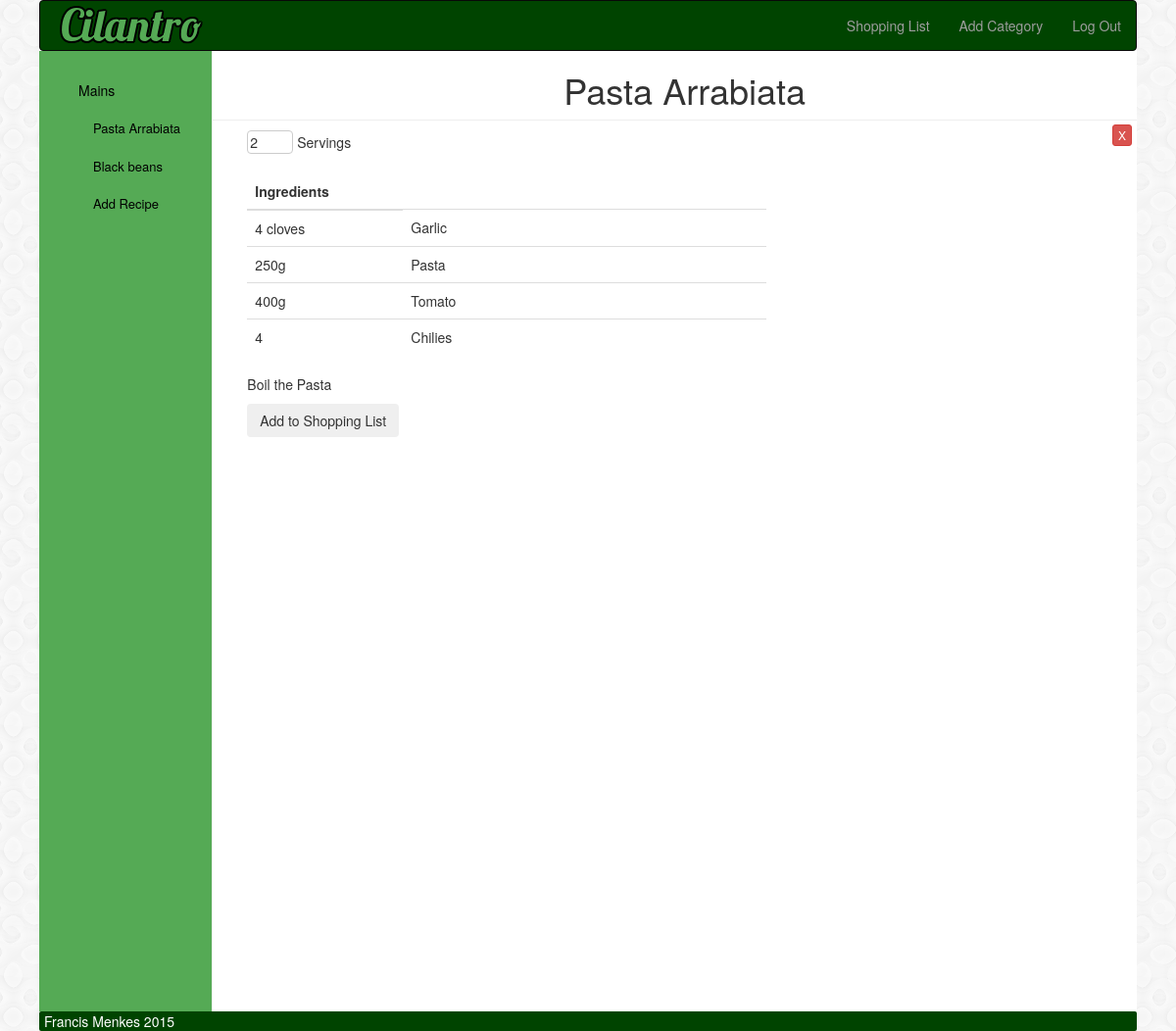
The app's page /cilantro/CilantroAdmin/mains/pasta-arrabiata/ (signed in), older data.
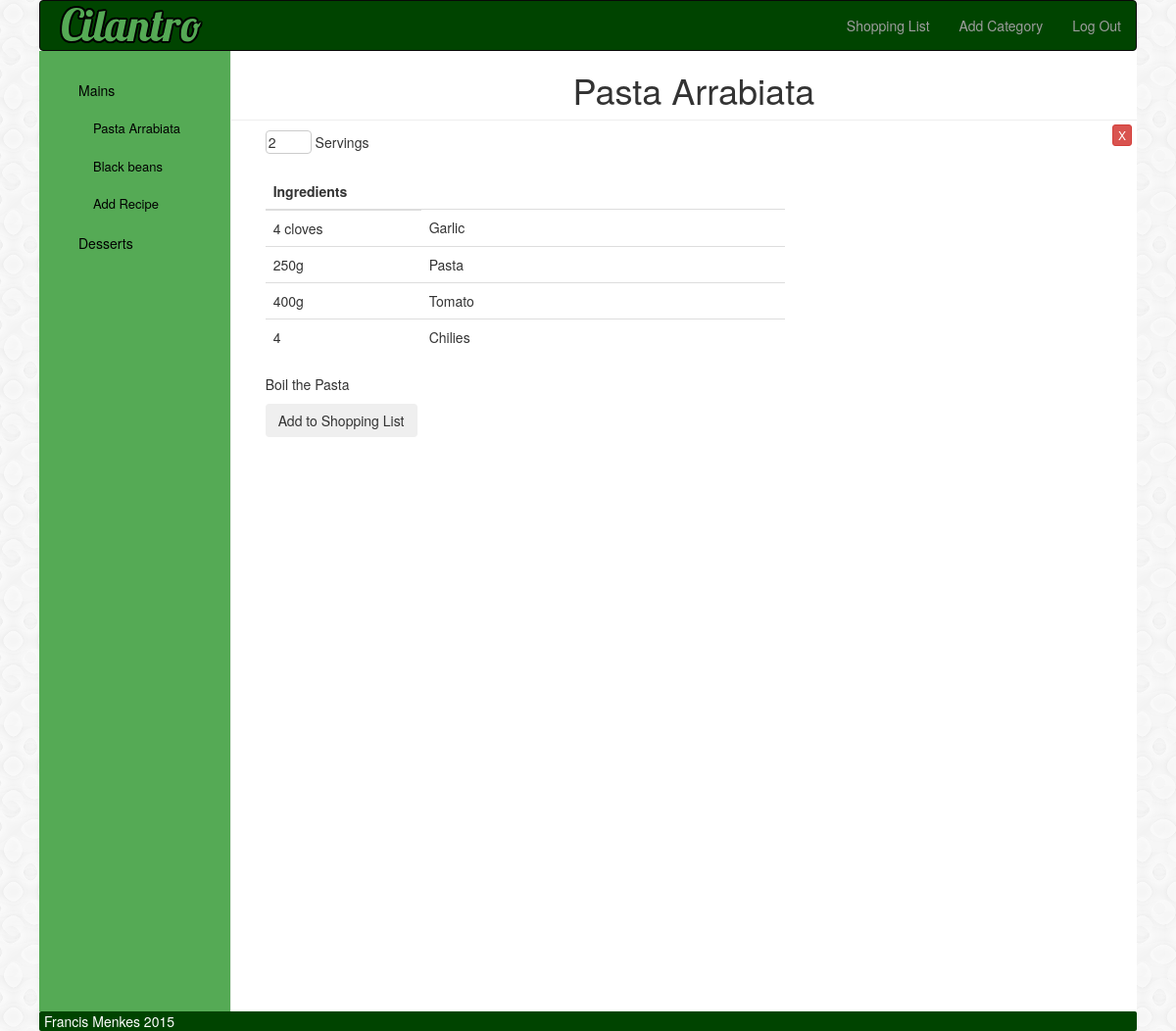
The same page, newer data.
### cilantro/models.py (models this page shows, shortened)
class Category(models.Model):
    name = models.CharField(max_length=128, unique=True)
    user = models.ForeignKey(User)
    slug = models.SlugField(unique=True)
    class Meta:
        verbose_name_plural = "categories"

class Recipe(models.Model):
    category = models.ForeignKey(Category)
    user = models.ForeignKey(User)
    name = models.CharField(max_length=128, unique=True)
    instructions = models.TextField(blank=True)
    servings = models.IntegerField(blank=True, default=2)
    is_shopping_list = models.BooleanField(default=False)
    slug = models.SlugField()

class RecipeIngredient(models.Model):
    name = models.CharField(max_length=128)
    recipe = models.ForeignKey(Recipe)
    amount = models.CharField(max_length=40, blank=True)
    value = models.IntegerField(blank=True, default=0)
    unit = models.CharField(max_length=40, blank=True, default="")

### cilantro/views.py (the view)
def recipe(request, username, category_name_slug, recipe_name_slug):
    context_dict = {}
    try:
        category = Category.objects.get(slug=category_name_slug)
        recipe = Recipe.objects.filter(category=category).get(slug=recipe_name_slug)
        context_dict['category'] = category
        context_dict['recipe'] = recipe
        context_dict['ingredients'] = RecipeIngredient.objects.filter(recipe=recipe)
    except(Recipe.DoesNotExist, Category.DoesNotExist):
        context_dict['not_found'] = recipe_name_slug
    return render(request, 'cilantro/recipe.html', context_dict)

### cilantro/templatetags/cilantro_extras.py (called while the page is built)
@register.inclusion_tag('cilantro/cats.html')
def get_category_list(user, cat=None):
    return {'cats': Category.objects.filter(user=user), 'act_cat': cat, 'recipes': Recipe.objects.all(), 'user': user}

### templates/cilantro/recipe.html
{% extends 'base.html' %}
{% load static %}
{% block body_block %}
        {% if recipe %}
        <div class="cilantro-header"><h1>{{ recipe.name }}</h1><button class="btn btn-danger btn-xs btn-delete" data-recipeid="{{ recipe.id }}">X</button></div>
        <div class="col-md-6">{% csrf_token %}<input style="border:1px solid #ccc;border-radius:4px" value="{{recipe.servings}}" size="3" maxlength="3"/> Servings<br /><br />
        <table class="table table-responsive">
        <thead><tr><th>Ingredients</th></tr></thead>
        <tbody>
        {% for ing in ingredients %}
            <tr>
                <td width="30%">{{ ing.amount }}</td>
                <td width="70%">{{ ing.name }}</td>
            </tr>
        {% endfor %}
        </tbody>
        </table>
        <p>{{ recipe.instructions }}</p>
        <button data-recipeid="{{ recipe.id }}" data-userid="{{ user.id }}" class="btn btn-shopping">Add to Shopping List</button>
        </div>
        {% else %}
        <div class="cilantro-header">{{ not_found }} does not exist.</div>
        {% endif %}
{% endblock %}

### templates/cilantro/cats.html
<ul class="nav nav-sidebar">
{% if cats %}
    {% for c in cats %}
        {% if c.name != "Shopping Lists" %}
           <li>
               <a class="category-item" href="#">{{ c.name }}</a>
                       {% if c == act_cat %}
                           <ul>
                       {% else %}
                           <ul class="recipe-ul">
                       {% endif %}
                       {% for r in recipes %}
                           {% if r.category == c %}
                               <li class="recipe-item"><a href="{% url 'recipe' user.username c.slug r.slug %}">{{ r.name }}</a></li>
                           {% endif %}
                       {% endfor %}
                               <li class="recipe-item"><a href="{% url 'add_recipe' c.slug %}">Add Recipe</a></li>
                           </ul></li>
        {% endif %}
       {% endfor %}
{% else %}
       <li><strong>There are no categories present.</strong></li>
{% endif %}
    </ul>

Row changes from the older to the newer data that the page shows:
added Category: name "Desserts"
